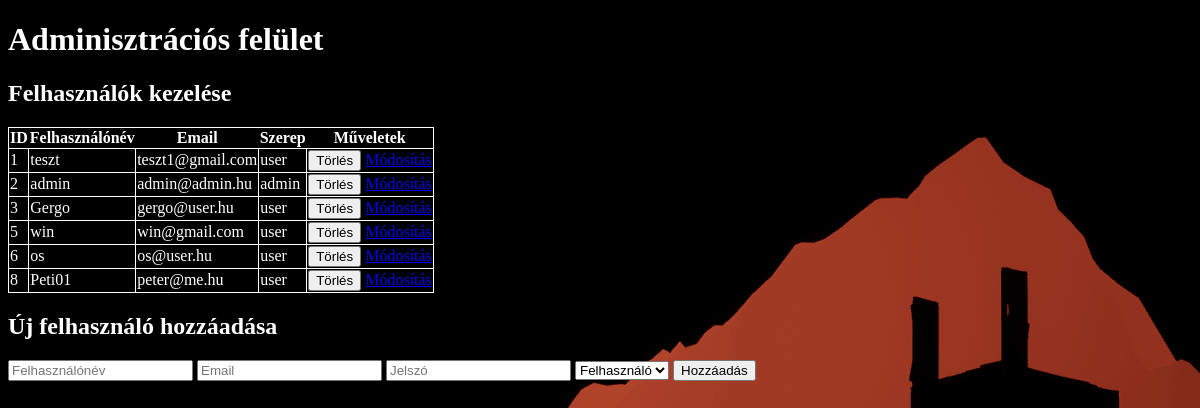
The page /admin.php (signed in) on the database as committed earlier.
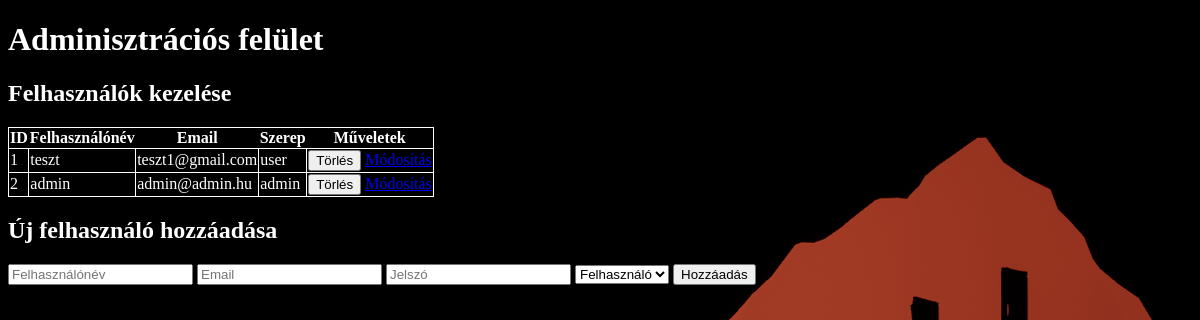
The same page on the database as committed later.
### tables this page shows
CREATE TABLE `users` (
  `id` int(11) NOT NULL,
  `username` varchar(255) NOT NULL,
  `password` varchar(255) NOT NULL,
  `email` varchar(255) DEFAULT NULL,
  `role` enum('admin','user') NOT NULL DEFAULT 'user',
  `Stilus` int(11) NOT NULL
);

### admin.php (the view, shortened to what this page needs)
<?php
require_once 'db_connect.php';
$result = $conn->query("SELECT * FROM users");
?>
<!DOCTYPE html>
<html lang="hu">
<head>
    <link rel="stylesheet" href="admin.css">
</head>
<body>
    <h1>Adminisztrációs felület</h1>
    <h2>Felhasználók kezelése</h2>
    <table>
        <tr>
            <th>ID</th>
            <th>Felhasználónév</th>
            <th>Email</th>
            <th>Szerep</th>
            <th>Műveletek</th>
        </tr>
        <?php while ($row = $result->fetch_assoc()): ?>
            <tr>
                <td><?php echo $row['id']; ?></td>
                <td><?php echo htmlspecialchars($row['username']); ?></td>
                <td><?php echo htmlspecialchars($row['email']); ?></td>
                <td><?php echo $row['role']; ?></td>
                <td>
                    <form action="admin.php" method="post" style="display:inline;">
                        <button type="submit" name="delete_user">Törlés</button>
                    </form>
                    <a href="edit_user.php?id=<?php echo $row['id']; ?>">Módosítás</a>
                </td>
            </tr>
        <?php endwhile; ?>
    </table>
    <h2>Új felhasználó hozzáadása</h2>
    <form action="add_user.php" method="post">
        <input type="text" name="username" placeholder="Felhasználónév" required>
        <input type="email" name="email" placeholder="Email" required>
        <input type="password" name="password" placeholder="Jelszó" required>
        <select name="role">
            <option value="user">Felhasználó</option>
        </select>
        <button type="submit">Hozzáadás</button>
    </form>
</body>
</html>

### admin.css (style rules this page uses)
body { background-image: url(img/wallpaper.png); color: white; }
table { border: 1px solid white; border-collapse: collapse; }
tr td { border: 1px solid white; border-collapse: collapse; }

Rows that differ between the two databases and show on the page:
removed users: id "3", username "Gergo", email "gergo@user.hu", role "user"
removed users: id "5", username "win", email "win@gmail.com", role "user"
removed users: id "6", username "os", email "os@user.hu", role "user"
removed users: id "8", username "Peti01", email "peter@me.hu", role "user"
